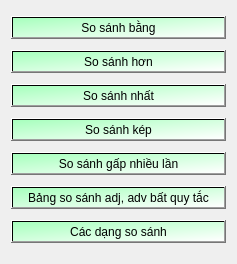
       <widget class="QWidget" name="page_6">
        <property name="geometry">
         <rect>
          <x>0</x>
          <y>0</y>
          <width>237</width>
          <height>264</height>
         </rect>
        </property>
        <attribute name="label">
         <string>Comparison</string>
        </attribute>
        <layout class="QVBoxLayout" name="verticalLayout_6">
         <item>
          <widget class="QPushButton" name="comBang">
           <property name="styleSheet">
            <string notr="true">background-color: qlineargradient(spread:pad, x1:0, y1:0, x2:1, y2:1, stop:0 rgba(167, 255, 189, 255), stop:1 rgba(255, 255, 255, 255));
</string>
           </property>
           <property name="text">
            <string>So sánh bằng</string>
           </property>
          </widget>
         </item>
         <item>
          <widget class="QPushButton" name="comHon">
           <property name="styleSheet">
            <string notr="true">background-color: qlineargradient(spread:pad, x1:0, y1:0, x2:1, y2:1, stop:0 rgba(167, 255, 189, 255), stop:1 rgba(255, 255, 255, 255));
</string>
           </property>
           <property name="text">
            <string>So sánh hơn</string>
           </property>
          </widget>
         </item>
         <item>
          <widget class="QPushButton" name="comNhat">
           <property name="styleSheet">
            <string notr="true">background-color: qlineargradient(spread:pad, x1:0, y1:0, x2:1, y2:1, stop:0 rgba(167, 255, 189, 255), stop:1 rgba(255, 255, 255, 255));
</string>
           </property>
           <property name="text">
            <string>So sánh nhất</string>
           </property>
          </widget>
         </item>
         <item>
          <widget class="QPushButton" name="comKep">
           <property name="styleSheet">
            <string notr="true">background-color: qlineargradient(spread:pad, x1:0, y1:0, x2:1, y2:1, stop:0 rgba(167, 255, 189, 255), stop:1 rgba(255, 255, 255, 255));
</string>
           </property>
           <property name="text">
            <string>So sánh kép</string>
           </property>
          </widget>
         </item>
         <item>
          <widget class="QPushButton" name="comMul">
           <property name="styleSheet">
            <string notr="true">background-color: qlineargradient(spread:pad, x1:0, y1:0, x2:1, y2:1, stop:0 rgba(167, 255, 189, 255), stop:1 rgba(255, 255, 255, 255));
</string>
           </property>
           <property name="text">
            <string>So sánh gấp nhiều lần</string>
           </property>
          </widget>
         </item>
         <item>
          <widget class="QPushButton" name="comTab">
           <property name="styleSheet">
            <string notr="true">background-color: qlineargradient(spread:pad, x1:0, y1:0, x2:1, y2:1, stop:0 rgba(167, 255, 189, 255), stop:1 rgba(255, 255, 255, 255));
</string>
           </property>
           <property name="text">
            <string>Bảng so sánh adj, adv bất quy tắc</string>
           </property>
          </widget>
         </item>
         <item>
          <widget class="QPushButton" name="comDang">
           <property name="styleSheet">
            <string notr="true">background-color: qlineargradient(spread:pad, x1:0, y1:0, x2:1, y2:1, stop:0 rgba(167, 255, 189, 255), stop:1 rgba(255, 255, 255, 255));
</string>
           </property>
           <property name="text">
            <string>Các dạng so sánh</string>
           </property>
          </widget>
         </item>
        </layout>
       </widget>
